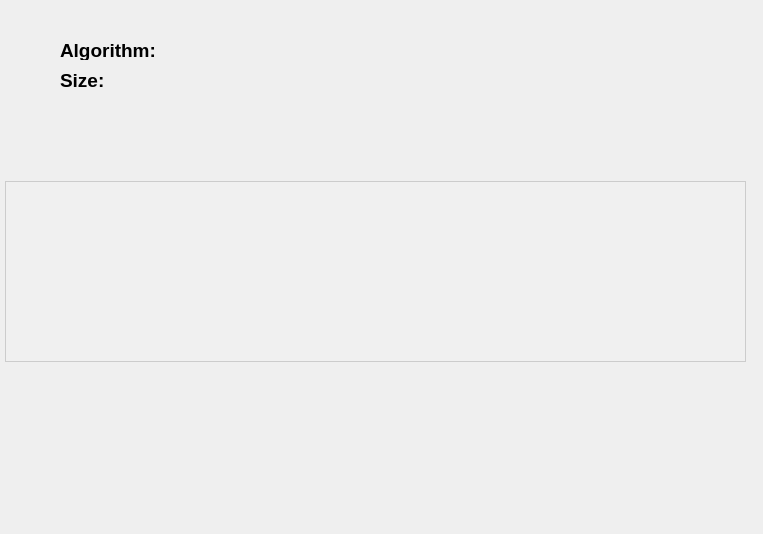
<?xml version="1.0" encoding="UTF-8"?>
<ui version="4.0">
 <class>analysis</class>
 <widget class="QDialog" name="analysis">
  <property name="geometry">
   <rect>
    <x>0</x>
    <y>0</y>
    <width>763</width>
    <height>534</height>
   </rect>
  </property>
  <property name="windowTitle">
   <string>Dialog</string>
  </property>
  <widget class="QTableWidget" name="tableWidget">
   <property name="geometry">
    <rect>
     <x>5</x>
     <y>181</y>
     <width>741</width>
     <height>181</height>
    </rect>
   </property>
   <property name="styleSheet">
    <string notr="true">border-color: rgb(0, 0, 0);
border-top-color: rgb(0, 0, 0);
border-bottom-color: rgb(0, 0, 0);
border-right-color: rgb(0, 0, 0);
border-left-color: rgb(0, 0, 0);
background-color: #F0F0F0;
font: 14pt &quot;Arial&quot;;
border: 1px solid #CCCCCC;
padding: 10px;</string>
   </property>
  </widget>
  <widget class="QLabel" name="label">
   <property name="geometry">
    <rect>
     <x>60</x>
     <y>40</y>
     <width>541</width>
     <height>20</height>
    </rect>
   </property>
   <property name="sizePolicy">
    <sizepolicy hsizetype="Expanding" vsizetype="Expanding">
     <horstretch>0</horstretch>
     <verstretch>0</verstretch>
    </sizepolicy>
   </property>
   <property name="font">
    <font>
     <pointsize>14</pointsize>
     <bold>true</bold>
    </font>
   </property>
   <property name="text">
    <string>Algorithm: </string>
   </property>
  </widget>
  <widget class="QLabel" name="label_2">
   <property name="geometry">
    <rect>
     <x>60</x>
     <y>70</y>
     <width>361</width>
     <height>20</height>
    </rect>
   </property>
   <property name="sizePolicy">
    <sizepolicy hsizetype="Expanding" vsizetype="Expanding">
     <horstretch>0</horstretch>
     <verstretch>0</verstretch>
    </sizepolicy>
   </property>
   <property name="font">
    <font>
     <pointsize>14</pointsize>
     <bold>true</bold>
    </font>
   </property>
   <property name="text">
    <string>Size:</string>
   </property>
  </widget>
 </widget>
 <resources/>
 <connections/>
</ui>
